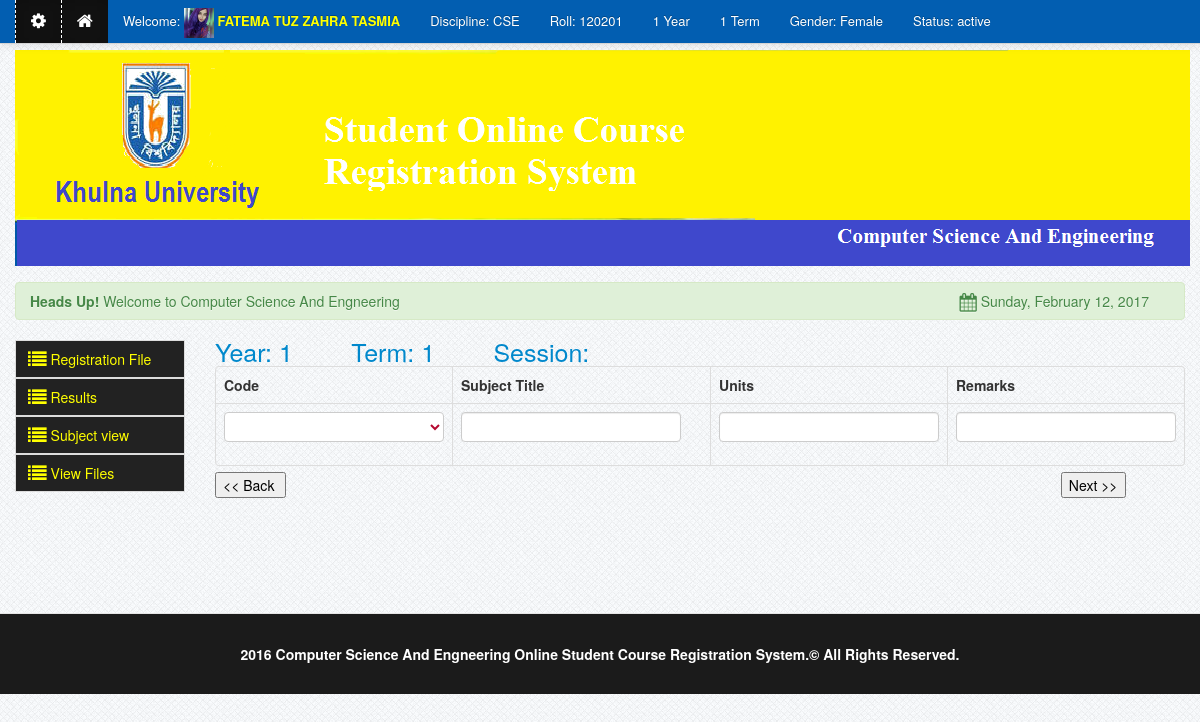
Page /reg_drop.php (signed in) on the committed database.
### tables this page shows
CREATE TABLE `students` (
  `student_id` int(11) NOT NULL AUTO_INCREMENT,
  `firstname` varchar(100) NOT NULL,
  `lastname` varchar(100) NOT NULL,
  `password` varchar(100) NOT NULL,
  `gender` varchar(10) NOT NULL,
  `course` varchar(100) NOT NULL,
  `address` varchar(100) NOT NULL,
  `contact` varchar(100) NOT NULL,
  `mail_id` varchar(100) NOT NULL,
  `photo` varchar(100) NOT NULL,
  `student_no` varchar(100) NOT NULL,
  `status` varchar(100) NOT NULL,
  `year_level` varchar(100) NOT NULL,
  `term` varchar(100) NOT NULL,
  `student_status` varchar(100) NOT NULL,
  `reg_status` varchar(111) NOT NULL,
  `reg_stat` varchar(111) NOT NULL,
  `a_a` varchar(111) NOT NULL,
  `a_d` varchar(111) NOT NULL,
  `fees` varchar(111) NOT NULL,
  PRIMARY KEY (`student_id`)
);

CREATE TABLE `course` (
  `course_id` int(11) NOT NULL AUTO_INCREMENT,
  `code` varchar(100) NOT NULL,
  `title` varchar(100) NOT NULL,
  PRIMARY KEY (`course_id`)
);

### session.php (called while the page is built, shortened)
<?php
$session_id=$_SESSION['id'];
?>

### reg_drop.php (the view, shortened to what this page needs)
<?php include('header.php'); ?>
<?php include('session.php'); ?>
<?php include('navbar.php'); ?>
<?php
$query=mysql_query("select * from students where student_no='$session_id'")or die(mysql_error());
$row=mysql_fetch_array($query);
$year_level = $row['year_level'];
$term = $row['term'];
 ?>
    <div class="container">
		<div class="margin-top">
			<div class="row">
				<?php include('head.php'); ?>
				<div class="span12">
				</div>
				<div class="span2">
					<?php include('user_sidebar.php'); ?>
				</div>
				<div class="span10">
			<form id="form1"  method="post" action="show_ad_card.php">
            	<a style="font-size:25px">Year:&nbsp;<?php echo $year_level ; ?></a>
						&nbsp;&nbsp;&nbsp;&nbsp;&nbsp;&nbsp;&nbsp;&nbsp;&nbsp;&nbsp;&nbsp;&nbsp;&nbsp;&nbsp;<a style="font-size:25px">Term:&nbsp;<?php echo $term ; ?></a>
                        	&nbsp;&nbsp;&nbsp;&nbsp;&nbsp;&nbsp;&nbsp;&nbsp;&nbsp;&nbsp;&nbsp;&nbsp;&nbsp;&nbsp;<a style="font-size:25px">Session:&nbsp;<?php echo $_SESSION["session"] ; ?></a>
				          <table cellpadding="0" cellspacing="0" border="0" class="table  table-bordered" id="example">
                                <thead>
                                    <tr>
                                        <th width="50">Code</th>
                                        <th  width="400">Subject Title</th>
                                        <th  width="50">Units</th>
                                        <th>Remarks</th>
                                    </tr>
                                </thead>
                                <tbody>
								  <?php
			   for($i=0;$i<1;$i++)
			   {
				   $v=chr(65+$i);
				   $a1=@$_SESSION["$v".chr(65)];
				   $a2=@$_SESSION["$v".chr(66)];
				   $a3=@$_SESSION["$v".chr(67)];
				   $a4=@$_SESSION["$v".chr(68)];
				  echo "<tr>";
				  echo  "<td><label><select class=\"red\" style=\"background-color:#fff\" type=\"text\" name=\"$v".chr(65)."\"  id=\"$v".chr(65)."\" value=\"$a1\">
      						<option ></option>";
				   echo("</label></td>");
				   echo "<td><label><input type=\"text\" name=\"$v".chr(66)."\"  id=\"$v".chr(66)."\" id=\"$v".chr(66)."\"  id=\"$v".chr(66)."\" value=\"$a2\"  /></label></td>";
			       echo "<td><label><input type=\"text\" name=\"$v".chr(67)."\"  id=\"$v".chr(67)."\" value=\"$a3\" /></label></td>";
			       echo "<td><label><input type=\"text\" name=\"$v".chr(68)."\"  id=\"$v".chr(68)."\" value=\"$a4\" /> </label></td>";
			  }
			   ?>
                                </tbody>
                            </table>
                             <td><label>
                    <input type="button" value="&lt;&lt; Back " class="button" onclick="javascript: history.go(-1)" />
                     <td><input type="submit" name="submit" id="submit" class="button" value="Next &gt;&gt;" /></td>
                  </label>&nbsp;</td>
				</div>
			</div>
		</div>
    </div>
<?php include('footer.php') ?>

### navbar.php (shortened to what this page needs)
	<div class="navbar navbar-fixed-top navbar-inverse">
            <div class="navbar-inner">
                <div class="container">
                    <div class="nav-collapse collapse">
					<ul class="nav">
					<?php
					if (!isset($_SESSION['id'])){ ?>
						  <li class="divider-vertical"></li>
								<li class="">
								<a  rel="tooltip"  data-placement="bottom" title="Home" id="home"   href="index.php"><i class="icon-home icon-large"></i>&nbsp;Home</a>
								</li>
						  <li class="divider-vertical"></li>
								<li class="">
								<a rel="tooltip"  data-placement="bottom" title="Click Here to Login" id="login" href="#student"  data-toggle="modal"><i class="icon-signin icon-large"></i>&nbsp;Login</a>
								</li>
						<li class="divider-vertical"></li>
							<li class="">
							<a rel="tooltip"  data-placement="bottom" title="Click Here to Open Account" id="signup" href="signup.php"><i class="icon-signin icon-large"></i>&nbsp;Create Account</strong></a>
							</li>
						<li class="divider-vertical"></li>
						<li class="signup"><span class="sg"></span></li>
					<?php }else{ ?>
					<?php
					$query=mysql_query("select * from students where student_no='$session_id'")or die(mysql_error());
					$row=mysql_fetch_array($query);
					?>
					<?php
$user_query=mysql_query("select * from  registration where student_no = '$session_id'")or die(mysql_error());
$ro=mysql_fetch_array($user_query);
if($ro['year']==1 && $ro['term']==1 && $row['year_level']==1 && $row['term']==1 )
{
$year_level = 1;
$term = 2;
}
elseif($row['year_level']==1 && $row['term']==2)
{
$year_level = 2;
$term = 1;
}
elseif($row['year_level']==2 && $row['term']==1)
{
$year_level = 2;
$term = 2;
}
elseif($row['year_level']==2 && $row['term']==2)
{
$year_level = 3;
$term = 1;
}
elseif($row['year_level']==3 && $row['term']==1)
{
$year_level = 3;
$term = 2;
}
elseif($row['year_level']==3 && $row['term']==2)
{
$year_level = 4;
$term = 1;
}
elseif($row['year_level']==4 && $row['term']==1)
{
$year_level = 4;
$term = 2;
}
elseif($row['year_level']==4 && $row['term']==2)
{
$year_level = "4";
$term = "1";
}
	else
{
$year_level = 1;
$term = 1;
}				?>
					<li class="active">
						<a href=""  data-toggle="dropdown" ><i class="icon-cog icon-large"></i></a>
					</li>
					<li class="active"><a  rel="tooltip"  data-placement="bottom" title="Home" id="home1"  href="dasboard.php"><i class="icon-home icon-large"></i></a></li>
					<li>
						<a href="">Welcome:&nbsp;<img height="30" class=""  width="30" src="registrar/<?php echo $row['photo']; ?>">
						<strong class="name1"><?php echo $row['firstname']." ".$row['lastname']; ?></strong></a>
					</li>
					<li>
						<?php $course_id  = $row['course']; ?>
						<?php
						$query_course = mysql_query("select * from course where code = '$course_id' ")or die(mysql_error());
						$query_row = mysql_fetch_array($query_course);
						echo '<a>Discipline:&nbsp;'.$query_row['code'].'</a>';
						?>
					</li>
                     <li><a>Roll:&nbsp;<?php echo $row['student_no']; ?></a></li>
							<li><a><?php  echo $year_level; ?>   Year</a></li>
							<li><a><?php echo $term; ?>   Term</a></li>
							<li><a>Gender:&nbsp;<?php echo $row['gender']; ?></a></li>
							<li><a>Status:&nbsp;<?php echo $row['status']; ?></a></li>
					<?php } ?>
					</ul>
                    </div>
                </div>
            </div>
        </div>

### css/docs.css (style rules this page uses)
.name1 { text-transform:Uppercase; color:#FFFF01; }
.red { color: #B50931; font-size: 12px; line-height: 3px; font-weight:bold; }
.margin-top { margin-top:50px; }
body { background: url(../img/grid_noise.png); position: relative; }
body > .navbar { font-size: 13px; }

### rows in the picture
students: photo (picture), firstname "FATEMA TUZ", lastname "ZAHRA TASMIA", student_no "120201", year_level "1", gender "Female", status "active", term "1"
course: code "CSE"
